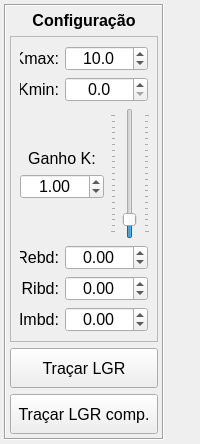
      <widget class="QWidget" name="tabLGR">
       <attribute name="title">
        <string>Lugar das Raízes</string>
       </attribute>
       <layout class="QHBoxLayout" name="horizontalLayout_3">
        <property name="margin">
         <number>4</number>
        </property>
        <item>
         <widget class="QFrame" name="frameLGR">
          <property name="minimumSize">
           <size>
            <width>160</width>
            <height>0</height>
           </size>
          </property>
          <property name="maximumSize">
           <size>
            <width>160</width>
            <height>16777215</height>
           </size>
          </property>
          <property name="frameShape">
           <enum>QFrame::Box</enum>
          </property>
          <property name="frameShadow">
           <enum>QFrame::Sunken</enum>
          </property>
          <layout class="QVBoxLayout" name="verticalLayout_6">
           <property name="margin">
            <number>4</number>
           </property>
           <item>
            <widget class="QLabel" name="labelLGRTit">
             <property name="minimumSize">
              <size>
               <width>0</width>
               <height>20</height>
              </size>
             </property>
             <property name="maximumSize">
              <size>
               <width>16777215</width>
               <height>20</height>
              </size>
             </property>
             <property name="font">
              <font>
               <pointsize>12</pointsize>
               <weight>75</weight>
               <bold>true</bold>
              </font>
             </property>
             <property name="text">
              <string>Configuração</string>
             </property>
             <property name="alignment">
              <set>Qt::AlignCenter</set>
             </property>
            </widget>
           </item>
           <item>
            <widget class="QFrame" name="frameLGR1">
             <property name="frameShape">
              <enum>QFrame::StyledPanel</enum>
             </property>
             <property name="frameShadow">
              <enum>QFrame::Raised</enum>
             </property>
             <layout class="QGridLayout" name="gridLayout_6">
              <item row="0" column="0">
               <widget class="QLabel" name="labelKmax">
                <property name="minimumSize">
                 <size>
                  <width>0</width>
                  <height>20</height>
                 </size>
                </property>
                <property name="maximumSize">
                 <size>
                  <width>16777215</width>
                  <height>20</height>
                 </size>
                </property>
                <property name="font">
                 <font>
                  <pointsize>12</pointsize>
                 </font>
                </property>
                <property name="text">
                 <string notr="true">Kmax:</string>
                </property>
                <property name="alignment">
                 <set>Qt::AlignRight|Qt::AlignTrailing|Qt::AlignVCenter</set>
                </property>
               </widget>
              </item>
              <item row="0" column="1" colspan="2">
               <widget class="QDoubleSpinBox" name="doubleSpinBoxKmax">
                <property name="sizePolicy">
                 <sizepolicy hsizetype="Expanding" vsizetype="Fixed">
                  <horstretch>0</horstretch>
                  <verstretch>0</verstretch>
                 </sizepolicy>
                </property>
                <property name="minimumSize">
                 <size>
                  <width>0</width>
                  <height>25</height>
                 </size>
                </property>
                <property name="maximumSize">
                 <size>
                  <width>16777215</width>
                  <height>25</height>
                 </size>
                </property>
                <property name="font">
                 <font>
                  <pointsize>12</pointsize>
                 </font>
                </property>
                <property name="toolTip">
                 <string>Valor máximo de ganho para traçado do LGR</string>
                </property>
                <property name="alignment">
                 <set>Qt::AlignCenter</set>
                </property>
                <property name="buttonSymbols">
                 <enum>QAbstractSpinBox::UpDownArrows</enum>
                </property>
                <property name="decimals">
                 <number>1</number>
                </property>
                <property name="minimum">
                 <double>1.000000000000000</double>
                </property>
                <property name="maximum">
                 <double>2000.000000000000000</double>
                </property>
                <property name="value">
                 <double>10.000000000000000</double>
                </property>
               </widget>
              </item>
              <item row="1" column="0">
               <widget class="QLabel" name="labelKmin">
                <property name="minimumSize">
                 <size>
                  <width>0</width>
                  <height>20</height>
                 </size>
                </property>
                <property name="maximumSize">
                 <size>
                  <width>16777215</width>
                  <height>20</height>
                 </size>
                </property>
                <property name="font">
                 <font>
                  <pointsize>12</pointsize>
                 </font>
                </property>
                <property name="text">
                 <string notr="true">Kmin:</string>
                </property>
                <property name="alignment">
                 <set>Qt::AlignRight|Qt::AlignTrailing|Qt::AlignVCenter</set>
                </property>
               </widget>
              </item>
              <item row="1" column="1" colspan="2">
               <widget class="QDoubleSpinBox" name="doubleSpinBoxKmin">
                <property name="sizePolicy">
                 <sizepolicy hsizetype="Expanding" vsizetype="Fixed">
                  <horstretch>0</horstretch>
                  <verstretch>0</verstretch>
                 </sizepolicy>
                </property>
                <property name="minimumSize">
                 <size>
                  <width>0</width>
                  <height>25</height>
                 </size>
                </property>
                <property name="maximumSize">
                 <size>
                  <width>16777215</width>
                  <height>25</height>
                 </size>
                </property>
                <property name="font">
                 <font>
                  <pointsize>12</pointsize>
                 </font>
                </property>
                <property name="toolTip">
                 <string>Valor mínimo de ganho para traçado do LGR</string>
                </property>
                <property name="alignment">
                 <set>Qt::AlignCenter</set>
                </property>
                <property name="buttonSymbols">
                 <enum>QAbstractSpinBox::UpDownArrows</enum>
                </property>
                <property name="decimals">
                 <number>1</number>
                </property>
                <property name="maximum">
                 <double>2000.000000000000000</double>
                </property>
                <property name="value">
                 <double>0.000000000000000</double>
                </property>
               </widget>
              </item>
              <item row="2" column="0" colspan="2">
               <layout class="QVBoxLayout" name="verticalLayout_7">
                <item>
                 <spacer name="verticalSpacer_3">
                  <property name="orientation">
                   <enum>Qt::Vertical</enum>
                  </property>
                  <property name="sizeHint" stdset="0">
                   <size>
                    <width>20</width>
                    <height>40</height>
                   </size>
                  </property>
                 </spacer>
                </item>
                <item>
                 <widget class="QLabel" name="labelKlgr">
                  <property name="sizePolicy">
                   <sizepolicy hsizetype="Expanding" vsizetype="Preferred">
                    <horstretch>0</horstretch>
                    <verstretch>0</verstretch>
                   </sizepolicy>
                  </property>
                  <property name="minimumSize">
                   <size>
                    <width>0</width>
                    <height>20</height>
                   </size>
                  </property>
                  <property name="maximumSize">
                   <size>
                    <width>16777215</width>
                    <height>20</height>
                   </size>
                  </property>
                  <property name="font">
                   <font>
                    <pointsize>12</pointsize>
                   </font>
                  </property>
                  <property name="text">
                   <string notr="true">Ganho K:</string>
                  </property>
                  <property name="alignment">
                   <set>Qt::AlignCenter</set>
                  </property>
                 </widget>
                </item>
                <item>
                 <widget class="QDoubleSpinBox" name="doubleSpinBoxKlgr">
                  <property name="sizePolicy">
                   <sizepolicy hsizetype="Expanding" vsizetype="Fixed">
                    <horstretch>0</horstretch>
                    <verstretch>0</verstretch>
                   </sizepolicy>
                  </property>
                  <property name="minimumSize">
                   <size>
                    <width>0</width>
                    <height>25</height>
                   </size>
                  </property>
                  <property name="maximumSize">
                   <size>
                    <width>16777215</width>
                    <height>25</height>
                   </size>
                  </property>
                  <property name="font">
                   <font>
                    <pointsize>12</pointsize>
                    <weight>50</weight>
                    <bold>false</bold>
                   </font>
                  </property>
                  <property name="toolTip">
                   <string>Ajuste do ganho de malha direta K</string>
                  </property>
                  <property name="alignment">
                   <set>Qt::AlignCenter</set>
                  </property>
                  <property name="minimum">
                   <double>-200.000000000000000</double>
                  </property>
                  <property name="maximum">
                   <double>200.000000000000000</double>
                  </property>
                  <property name="value">
                   <double>1.000000000000000</double>
                  </property>
                 </widget>
                </item>
                <item>
                 <spacer name="verticalSpacer_4">
                  <property name="orientation">
                   <enum>Qt::Vertical</enum>
                  </property>
                  <property name="sizeHint" stdset="0">
                   <size>
                    <width>20</width>
                    <height>40</height>
                   </size>
                  </property>
                 </spacer>
                </item>
               </layout>
              </item>
              <item row="2" column="2">
               <widget class="QSlider" name="verticalSliderK">
                <property name="minimumSize">
                 <size>
                  <width>40</width>
                  <height>0</height>
                 </size>
                </property>
                <property name="maximumSize">
                 <size>
                  <width>40</width>
                  <height>16777215</height>
                 </size>
                </property>
                <property name="font">
                 <font>
                  <pointsize>12</pointsize>
                 </font>
                </property>
                <property name="toolTip">
                 <string>Ajuste de ganho de malha direta K</string>
                </property>
                <property name="maximum">
                 <number>200</number>
                </property>
                <property name="value">
                 <number>20</number>
                </property>
                <property name="sliderPosition">
                 <number>20</number>
                </property>
                <property name="orientation">
                 <enum>Qt::Vertical</enum>
                </property>
                <property name="tickPosition">
                 <enum>QSlider::TicksBothSides</enum>
                </property>
               </widget>
              </item>
              <item row="3" column="0">
               <widget class="QLabel" name="labelRebd">
                <property name="minimumSize">
                 <size>
                  <width>0</width>
                  <height>20</height>
                 </size>
                </property>
                <property name="maximumSize">
                 <size>
                  <width>16777215</width>
                  <height>20</height>
                 </size>
                </property>
                <property name="font">
                 <font>
                  <pointsize>12</pointsize>
                 </font>
                </property>
                <property name="toolTip">
                 <string>Região proibida de tempo de resposta</string>
                </property>
                <property name="text">
                 <string notr="true">Rebd:</string>
                </property>
                <property name="alignment">
                 <set>Qt::AlignRight|Qt::AlignTrailing|Qt::AlignVCenter</set>
                </property>
               </widget>
              </item>
              <item row="3" column="1" colspan="2">
               <widget class="QDoubleSpinBox" name="doubleSpinBoxRebd">
                <property name="sizePolicy">
                 <sizepolicy hsizetype="Expanding" vsizetype="Fixed">
                  <horstretch>0</horstretch>
                  <verstretch>0</verstretch>
                 </sizepolicy>
                </property>
                <property name="minimumSize">
                 <size>
                  <width>0</width>
                  <height>25</height>
                 </size>
                </property>
                <property name="maximumSize">
                 <size>
                  <width>16777215</width>
                  <height>25</height>
                 </size>
                </property>
                <property name="font">
                 <font>
                  <pointsize>12</pointsize>
                 </font>
                </property>
                <property name="toolTip">
                 <string>Valor da restrição de tempo de resposta</string>
                </property>
                <property name="alignment">
                 <set>Qt::AlignCenter</set>
                </property>
                <property name="buttonSymbols">
                 <enum>QAbstractSpinBox::UpDownArrows</enum>
                </property>
                <property name="decimals">
                 <number>2</number>
                </property>
                <property name="minimum">
                 <double>-1000.000000000000000</double>
                </property>
                <property name="maximum">
                 <double>1000.000000000000000</double>
                </property>
                <property name="singleStep">
                 <double>0.500000000000000</double>
                </property>
                <property name="value">
                 <double>0.000000000000000</double>
                </property>
               </widget>
              </item>
              <item row="4" column="0">
               <widget class="QLabel" name="labelRibd">
                <property name="minimumSize">
                 <size>
                  <width>0</width>
                  <height>20</height>
                 </size>
                </property>
                <property name="maximumSize">
                 <size>
                  <width>16777215</width>
                  <height>20</height>
                 </size>
                </property>
                <property name="font">
                 <font>
                  <pointsize>12</pointsize>
                 </font>
                </property>
                <property name="toolTip">
                 <string>Região proibida de sobresinal percentual</string>
                </property>
                <property name="text">
                 <string notr="true">Ribd:</string>
                </property>
                <property name="alignment">
                 <set>Qt::AlignRight|Qt::AlignTrailing|Qt::AlignVCenter</set>
                </property>
               </widget>
              </item>
              <item row="4" column="1" colspan="2">
               <widget class="QDoubleSpinBox" name="doubleSpinBoxRibd">
                <property name="sizePolicy">
                 <sizepolicy hsizetype="Expanding" vsizetype="Fixed">
                  <horstretch>0</horstretch>
                  <verstretch>0</verstretch>
                 </sizepolicy>
                </property>
                <property name="minimumSize">
                 <size>
                  <width>0</width>
                  <height>25</height>
                 </size>
                </property>
                <property name="maximumSize">
                 <size>
                  <width>16777215</width>
                  <height>25</height>
                 </size>
                </property>
                <property name="font">
                 <font>
                  <pointsize>12</pointsize>
                 </font>
                </property>
                <property name="toolTip">
                 <string>Valor da restrição de sobressinal percentual</string>
                </property>
                <property name="alignment">
                 <set>Qt::AlignCenter</set>
                </property>
                <property name="buttonSymbols">
                 <enum>QAbstractSpinBox::UpDownArrows</enum>
                </property>
                <property name="decimals">
                 <number>2</number>
                </property>
                <property name="minimum">
                 <double>-1000.000000000000000</double>
                </property>
                <property name="maximum">
                 <double>1000.000000000000000</double>
                </property>
                <property name="singleStep">
                 <double>0.500000000000000</double>
                </property>
                <property name="value">
                 <double>0.000000000000000</double>
                </property>
               </widget>
              </item>
              <item row="5" column="0">
               <widget class="QLabel" name="labelImbd">
                <property name="minimumSize">
                 <size>
                  <width>0</width>
                  <height>20</height>
                 </size>
                </property>
                <property name="maximumSize">
                 <size>
                  <width>16777215</width>
                  <height>20</height>
                 </size>
                </property>
                <property name="font">
                 <font>
                  <pointsize>12</pointsize>
                 </font>
                </property>
                <property name="toolTip">
                 <string>Região proibida de tempo de pico</string>
                </property>
                <property name="text">
                 <string notr="true">Imbd:</string>
                </property>
                <property name="alignment">
                 <set>Qt::AlignRight|Qt::AlignTrailing|Qt::AlignVCenter</set>
                </property>
               </widget>
              </item>
              <item row="5" column="1" colspan="2">
               <widget class="QDoubleSpinBox" name="doubleSpinBoxImbd">
                <property name="sizePolicy">
                 <sizepolicy hsizetype="Expanding" vsizetype="Fixed">
                  <horstretch>0</horstretch>
                  <verstretch>0</verstretch>
                 </sizepolicy>
                </property>
                <property name="minimumSize">
                 <size>
                  <width>0</width>
                  <height>25</height>
                 </size>
                </property>
                <property name="maximumSize">
                 <size>
                  <width>16777215</width>
                  <height>25</height>
                 </size>
                </property>
                <property name="font">
                 <font>
                  <pointsize>12</pointsize>
                 </font>
                </property>
                <property name="toolTip">
                 <string>Valor da restrição de tempo de pico</string>
                </property>
                <property name="alignment">
                 <set>Qt::AlignCenter</set>
                </property>
                <property name="buttonSymbols">
                 <enum>QAbstractSpinBox::UpDownArrows</enum>
                </property>
                <property name="decimals">
                 <number>2</number>
                </property>
                <property name="minimum">
                 <double>-1000.000000000000000</double>
                </property>
                <property name="maximum">
                 <double>1000.000000000000000</double>
                </property>
                <property name="singleStep">
                 <double>0.500000000000000</double>
                </property>
                <property name="value">
                 <double>0.000000000000000</double>
                </property>
               </widget>
              </item>
             </layout>
            </widget>
           </item>
           <item>
            <widget class="QPushButton" name="btnPlotLGR">
             <property name="minimumSize">
              <size>
               <width>0</width>
               <height>40</height>
              </size>
             </property>
             <property name="font">
              <font>
               <pointsize>12</pointsize>
              </font>
             </property>
             <property name="toolTip">
              <string>Traçar o Lugar Geomátrico das Raízes</string>
             </property>
             <property name="text">
              <string>Traçar LGR</string>
             </property>
            </widget>
           </item>
           <item>
            <widget class="QPushButton" name="btnPlotLGRcomp">
             <property name="minimumSize">
              <size>
               <width>0</width>
               <height>40</height>
              </size>
             </property>
             <property name="font">
              <font>
               <pointsize>12</pointsize>
              </font>
             </property>
             <property name="toolTip">
              <string>Traçar o Lugar Geomátrico das Raízes Complementar</string>
             </property>
             <property name="text">
              <string>Traçar LGR comp.</string>
             </property>
            </widget>
           </item>
          </layout>
         </widget>
        </item>
        <item>
         <layout class="QVBoxLayout" name="VBoxLayoutLGR">
          <item>
           <widget class="MatplotlibWidget" name="mplLGR"/>
          </item>
         </layout>
        </item>
       </layout>
      </widget>
